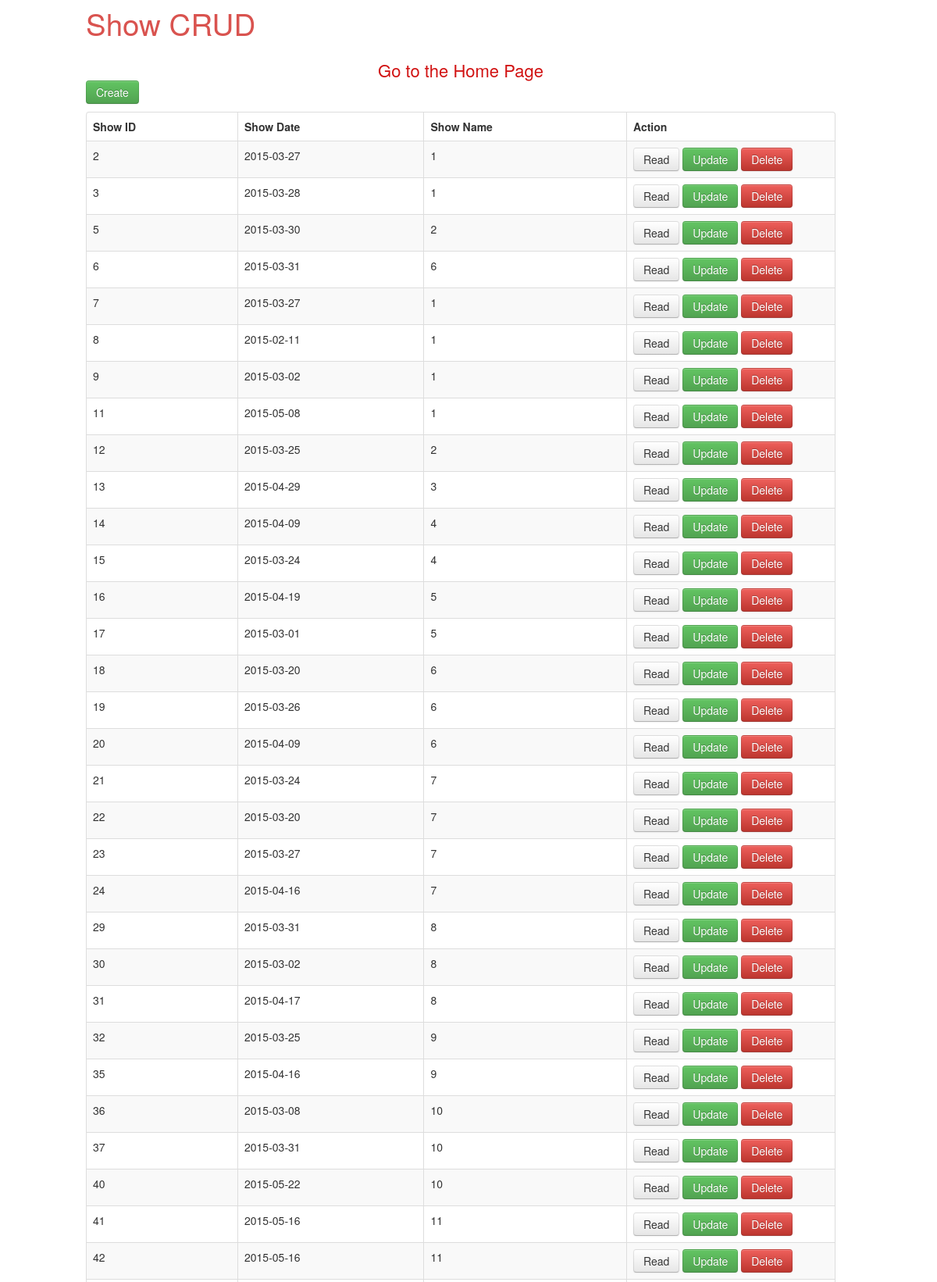
Page /performancecrud/crud.php (signed in, upper part) on the committed database.
### tables this page shows
CREATE TABLE IF NOT EXISTS `performance` (
`performanceid` int(5) NOT NULL,
  `performancedate` date NOT NULL,
  `productionfk` int(5) NOT NULL
);

### performancecrud/crud.php (the view, shortened to what this page needs)
<?php
if (isset($_SESSION['admin'])){
?>
<body>
    <div class="container">
    		<div class="row">
    				<h1  style="color:#d9534f; font-weight:200">Show CRUD</h1><br>
				<center><a href="../index.php"  style="font-size:22px; font-weight:400; color:#D11111">Go to the Home Page</a></center>
    		</div>
			<div class="row">
				<p>
					<a href="perfcreate.php" class="btn btn-success">Create</a>
				</p>
				<table class="table table-striped table-bordered">
		              <thead>
		                <tr>
		                  <th>Show ID</th>
		                  <th>Show Date</th>
		                  <th>Show Name</th>
		                  <th>Action</th>
		                </tr>
		              </thead>
		              <tbody>
		              <?php
					   $pdo = Database::connect();
					   $sql = 'SELECT * FROM performance ORDER BY performanceid ASC';
	 				   foreach ($pdo->query($sql) as $row) {
						   		echo '<tr>';
						   		echo '<td>'. $row['performanceid'] . '</td>';
							   	echo '<td>'. $row['performancedate'] . '</td>';
							   	echo '<td>'. $row['productionfk'] . '</td>';
							   	echo '<td width=250>';
							   	echo '<a class="btn" href="../performancecrud/perfread.php?performanceid='.$row['performanceid'].'">Read</a>';
							   	echo '<a class="btn btn-success" href="../performancecrud/perfupdate.php?performanceid='.$row['performanceid'].'">Update</a>';
							   	echo '<a class="btn btn-danger" href="../performancecrud/perfdelete.php?performanceid='.$row['performanceid'].'">Delete</a>';
							   	echo '</td>';
							   	echo '</tr>';
					   }
					  ?>
				      </tbody>
	            </table>
    	</div>
    </div>
  </body>
</html>
<?php
}
?>

### rows in the picture
performance: performanceid "2", performancedate "2015-03-27", productionfk "1"
performance: performanceid "3", performancedate "2015-03-28", productionfk "1"
performance: performanceid "5", performancedate "2015-03-30", productionfk "2"
performance: performanceid "6", performancedate "2015-03-31", productionfk "6"
performance: performanceid "7", performancedate "2015-03-27", productionfk "1"
performance: performanceid "8", performancedate "2015-02-11", productionfk "1"
performance: performanceid "9", performancedate "2015-03-02", productionfk "1"
performance: performanceid "11", performancedate "2015-05-08", productionfk "1"
performance: performanceid "12", performancedate "2015-03-25", productionfk "2"
performance: performanceid "13", performancedate "2015-04-29", productionfk "3"
performance: performanceid "14", performancedate "2015-04-09", productionfk "4"
performance: performanceid "15", performancedate "2015-03-24", productionfk "4"
performance: performanceid "16", performancedate "2015-04-19", productionfk "5"
performance: performanceid "17", performancedate "2015-03-01", productionfk "5"
performance: performanceid "18", performancedate "2015-03-20", productionfk "6"
performance: performanceid "19", performancedate "2015-03-26", productionfk "6"
performance: performanceid "20", performancedate "2015-04-09", productionfk "6"
performance: performanceid "21", performancedate "2015-03-24", productionfk "7"
performance: performanceid "22", performancedate "2015-03-20", productionfk "7"
performance: performanceid "23", performancedate "2015-03-27", productionfk "7"
performance: performanceid "24", performancedate "2015-04-16", productionfk "7"
performance: performanceid "29", performancedate "2015-03-31", productionfk "8"
performance: performanceid "30", performancedate "2015-03-02", productionfk "8"
performance: performanceid "31", performancedate "2015-04-17", productionfk "8"
performance: performanceid "32", performancedate "2015-03-25", productionfk "9"
performance: performanceid "35", performancedate "2015-04-16", productionfk "9"
performance: performanceid "36", performancedate "2015-03-08", productionfk "10"
performance: performanceid "37", performancedate "2015-03-31", productionfk "10"
performance: performanceid "40", performancedate "2015-05-22", productionfk "10"
performance: performanceid "41", performancedate "2015-05-16", productionfk "11"
performance: performanceid "42", performancedate "2015-05-16", productionfk "11"
